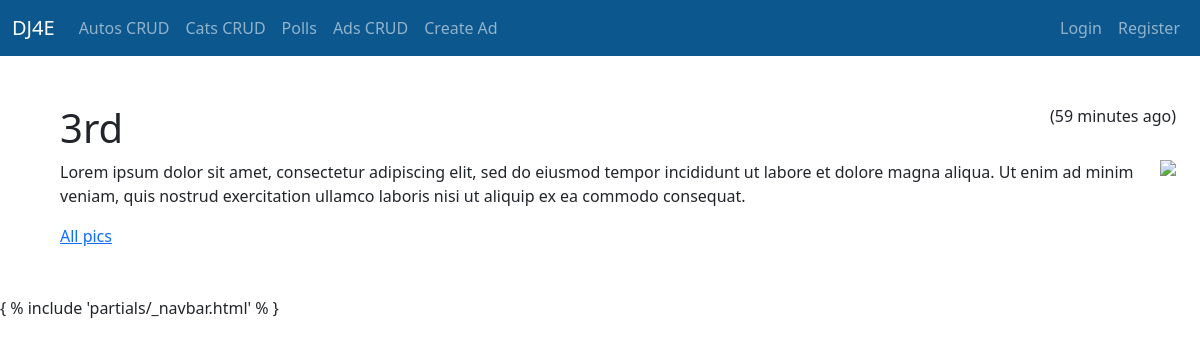
Page /pics/pic/6 on the committed database.
### pics/models.py (models this page shows, shortened)
class Pic(models.Model):
    title = models.CharField(
            max_length=200,
            validators=[MinLengthValidator(2, "Title must be greater than 2 characters")]
    )
    text = models.TextField()
    owner = models.ForeignKey(settings.AUTH_USER_MODEL, on_delete=models.CASCADE)
    picture = models.BinaryField(null=True, blank=True, editable=True)
    content_type = models.CharField(max_length=256, null=True, blank=True,
                                    help_text='The MIMEType of the file')
    created_at = models.DateTimeField(auto_now_add=True)
    updated_at = models.DateTimeField(auto_now=True)

### pics/views.py (the view)
# urls.py: path('pic/<int:pk>', views.PicDetailView.as_view(), name='pic_detail'),
class PicDetailView(OwnerDetailView):
    model = Pic
    template_name = "pics/pic_detail.html"

### home/context_processors.py (called while the page is built)
def settings(request):
    return {
        'settings': django_settings,
    }

### pics/templates/pics/pic_detail.html (shortened to what this page needs)
{% extends "base_bootstrap.html" %}
{% load humanize %}
{% block content %}
<span style="float: right;">
({{ pic.updated_at|naturaltime }})
</span>
<h1>{{ pic.title }}</h1>
{% if pic.content_type %}
<img style="float:right; max-width:50%;" src="{% url 'pics:pic_picture' pic.id %}"
    onclick="document.getElementById('overlay').style.display = 'block';">
{% endif %}
<p>
{{ pic.text }}
</p>
<p>
<a href="{% url 'pics:all' %}">All pics</a>
</p>
{% endblock %}

### rows in the picture
Pic: updated_at "59 minutes ago", title "3rd", text "Lorem ipsum dolor sit amet, consectetur adipiscing elit, sed do eiusmod tempor incididunt ut labore et dolore magna aliqua. Ut enim ad minim veniam, quis nostrud exercitation ullamco laboris nisi ut aliquip ex ea commodo consequat."
